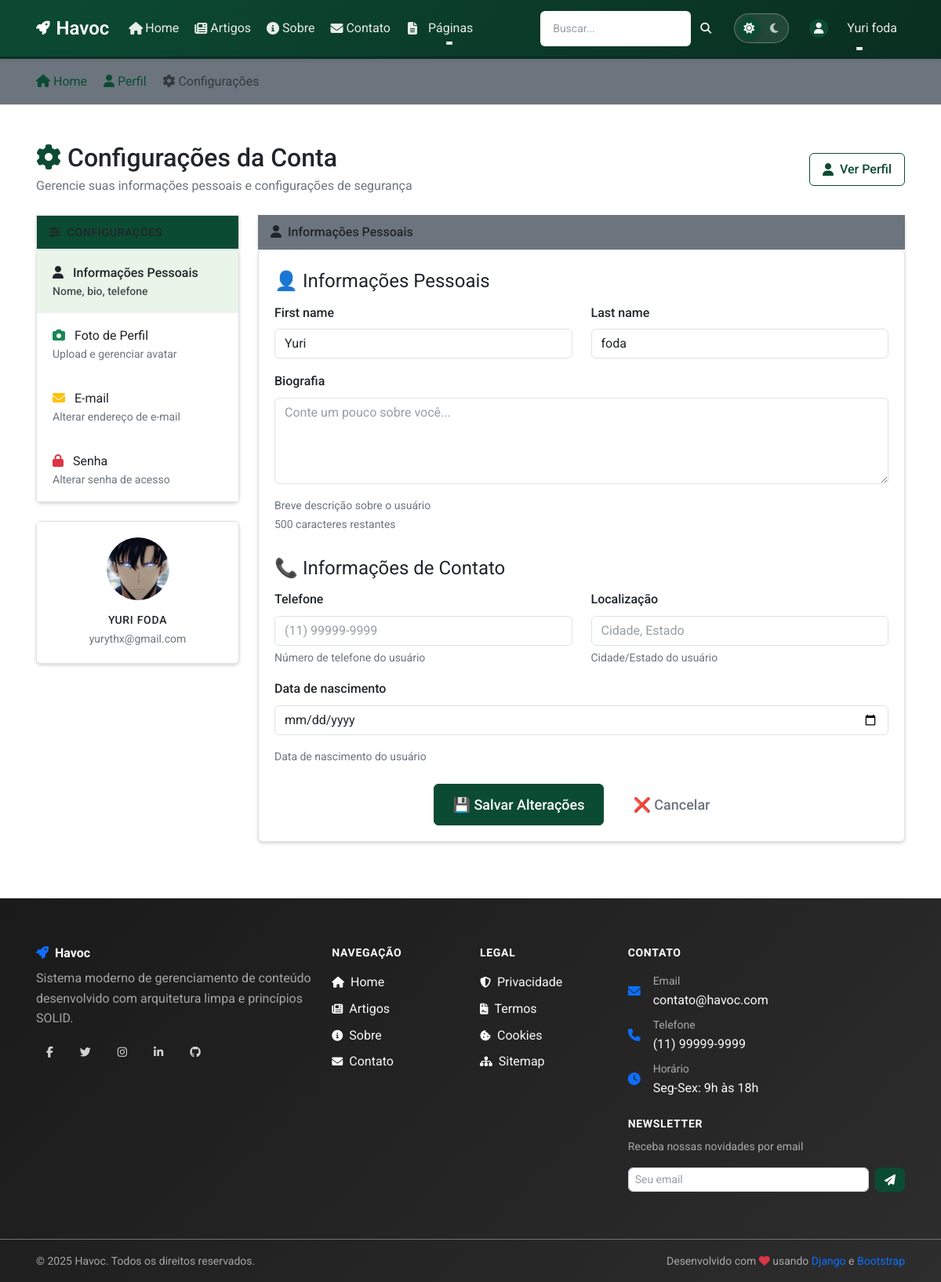
Before: /accounts/configuracoes/ (signed in) with the older database file.
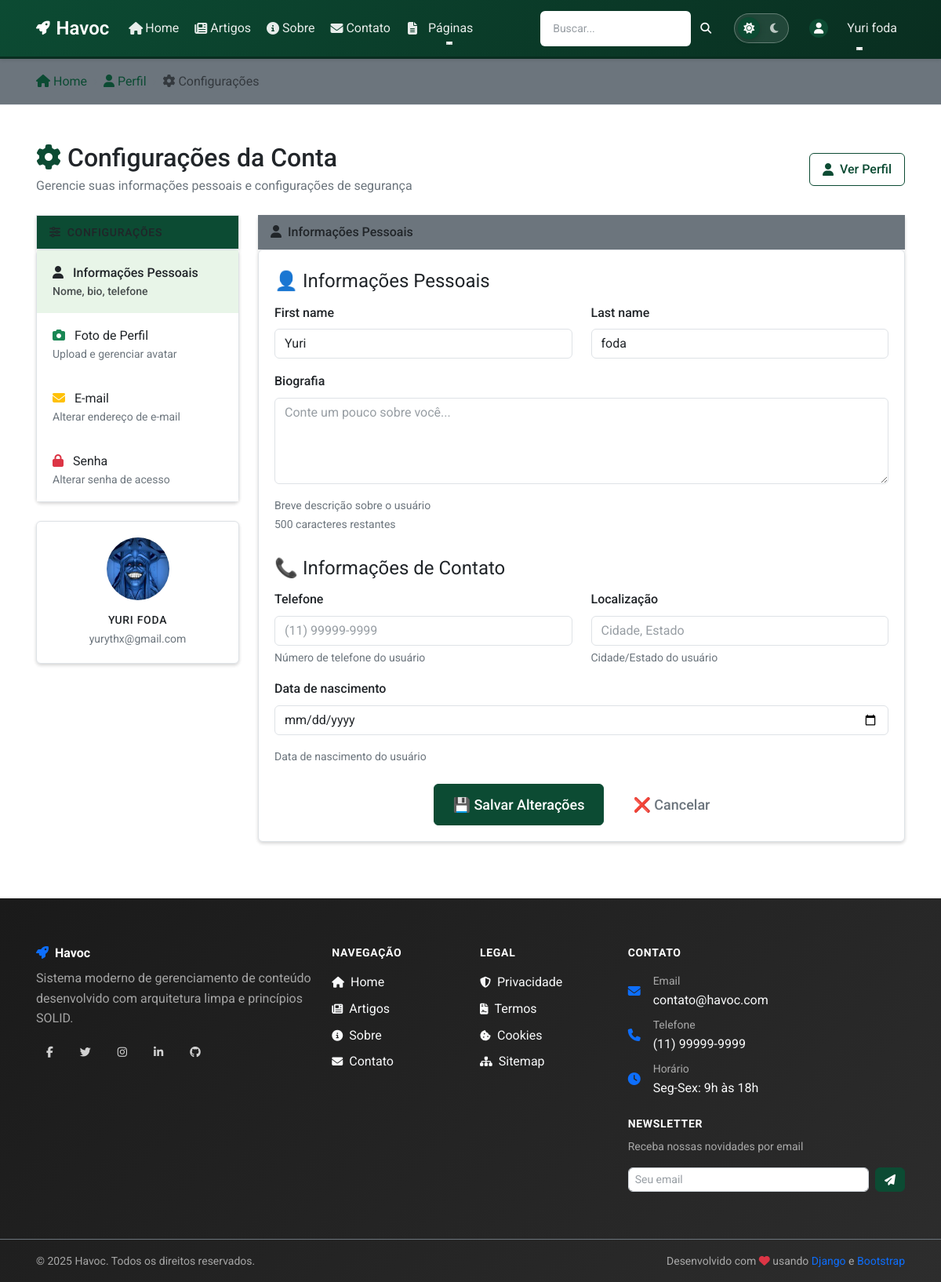
After: the same page with the newer database file.
### apps/accounts/models/user.py (models this page shows, shortened)
class User(AbstractUser):
    email = models.EmailField(
        'endereço de email',
        unique=True,
        error_messages={
            'unique': "Já existe um usuário com este email.",
        }
    )
    is_verified = models.BooleanField(
        'verificado',
        default=False,
        help_text='Designa se o usuário verificou o email.'
    )
    slug = models.SlugField(
        'slug',
        max_length=100,
        unique=True,
        blank=True,
        help_text='Identificador único para URLs amigáveis'
    )
    avatar = models.ImageField(
        'avatar',
        upload_to=user_avatar_path,
        blank=True,
        null=True,
        help_text='Foto de perfil do usuário'
    )
    bio = models.TextField(
        'biografia',
        max_length=500,
        blank=True,
        help_text='Breve descrição sobre o usuário'
    )
    phone = models.CharField(
        'telefone',
        max_length=20,
        blank=True,
        help_text='Número de telefone do usuário'
    )
    birth_date = models.DateField(
        'data de nascimento',
        blank=True,
        null=True,
        help_text='Data de nascimento do usuário'
    )
    location = models.CharField(
        'localização',
        max_length=100,
        blank=True,
        help_text='Cidade/Estado do usuário'
    )
    objects = UserManager()
    USERNAME_FIELD = 'email'
    REQUIRED_FIELDS = ['username']
    class Meta:
        verbose_name = 'usuário'
        verbose_name_plural = 'usuários'
        ordering = ['-date_joined']
    def get_full_name(self):
        return f"{self.first_name} {self.last_name}".strip()
    def get_avatar_url(self):
        if self.avatar and hasattr(self.avatar, 'url'):
            return self.avatar.url
        return self.get_default_avatar()

### apps/accounts/views/profile.py (the view, shortened to what this page needs)
# urls.py: path('configuracoes/', UserUpdateView.as_view(), name='settings'),
class UserUpdateView(LoginRequiredMixin, View):
    template_name = 'accounts/user_settings.html'
    login_url = '/accounts/login/'
    def get(self, request):
        user = request.user
        context = {
            'profile_form': ProfileUpdateForm(instance=user),
            'avatar_form': AvatarUpdateForm(instance=user),
            'email_form': EmailUpdateForm(user=user, instance=user),
            'password_form': PasswordChangeForm(user=user),
            'profile_user': user,
        }
        return render(request, self.template_name, context)

### apps/config/models/app_module_config.py (called while the page is built)
    @property
    def is_available(self):
        return self.is_enabled and self.status == 'active'

### apps/config/services/module_service.py (called while the page is built)
    def get_module_by_name(self, app_name: str) -> Optional[AppModuleConfiguration]:
        try:
            return AppModuleConfiguration.objects.get(app_name=app_name)
        except AppModuleConfiguration.DoesNotExist:
            return None

    def is_module_enabled(self, app_name: str) -> bool:
        module = self.get_module_by_name(app_name)
        return module.is_available if module else False

### apps/accounts/templates/accounts/user_settings.html (shortened to what the changed rows need)
{% extends 'base.html' %}
{% load crispy_forms_tags %}
{% block content %}
<div class="container my-5">
    <div class="row mb-4">
        <div class="col-12">
            <div class="d-flex justify-content-between align-items-center">
                <div>
                    <h1 class="h2 mb-1 text-sans text-body">
                        <i class="fas fa-cog me-2 text-django-green"></i>Configurações da Conta
                    </h1>
                </div>
            </div>
        </div>
    </div>
    <div class="row">
        <div class="col-lg-3">
            <div class="card-django border-0 shadow-sm">
                <div class="card-body text-center card-django">
                    <img src="{{ profile_user.get_avatar_url }}"
                         alt="Avatar de {{ profile_user.get_full_name|default:profile_user.username }}"
                         class="rounded-circle mb-3 avatar-lg">
                    <h6 class="mb-1 text-sans text-body">{{ profile_user.get_full_name|default:profile_user.username }}</h6>
                    <p class="text-secondary small mb-0 text-body">{{ profile_user.email }}</p>
                </div>
            </div>
        </div>
        <div class="col-lg-9">
            <div id="profile-section" class="settings-section">
                <div class="card-django border-0 shadow-sm mb-4">
                    <div class="card-body card-django">
                        <form method="post" class="needs-validation form-django" novalidate aria-label="Formulário de informações pessoais" role="form">
                            {% crispy profile_form %}
                        </form>
                    </div>
                </div>
            </div>
        </div>
    </div>
</div>
{% endblock %}

### apps/pages/templates/includes/_nav.html (shortened to what the changed rows need)
{% load static %}
<nav class="navbar navbar-expand-lg navbar-django">
    <div class="container">
        <div class="collapse navbar-collapse" id="navbarNav">
            <ul class="navbar-nav align-items-center">
                {% if user.is_authenticated %}
                    <li class="nav-item dropdown">
                        <a class="nav-link dropdown-toggle d-flex align-items-center" href="#" id="userDropdown" role="button"
                           data-bs-toggle="dropdown" aria-expanded="false" aria-label="Menu do usuário">
                            <div class="avatar-sm me-2">
                                <div class="bg-django-green rounded-circle d-flex align-items-center justify-content-center" style="width: 24px; height: 24px;">
                                    <i class="fas fa-user text-white small"></i>
                                </div>
                            </div>
                            <span class="d-none d-md-inline">{{ user.get_full_name|default:user.username }}</span>
                        </a>
                    </li>
                {% endif %}
            </ul>
        </div>
    </div>
</nav>

Changed rows visible on the page:
changed User "Yuri foda": get_avatar_url: a different picture
